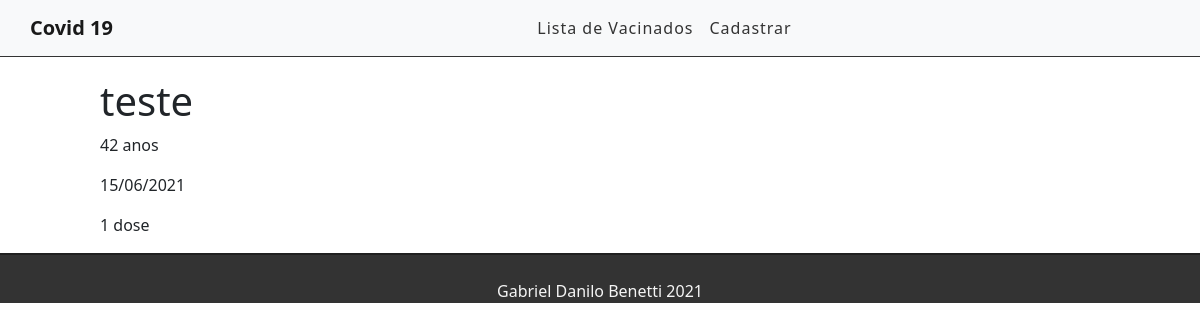
The page /cadastro/12 on the database its author committed.
### cadastro/models.py (models this page shows, shortened)
class Cadastro(models.Model):
    nome = models.CharField('Nome',max_length=255)
    idade = models.CharField('Idade', max_length=255)
    data = models.CharField('Data', max_length=255)
    numero_da_dose = models.CharField('Numero da Dose', max_length=255)
    created_at = models.DateTimeField(auto_now_add=True)
    updated_at = models.DateTimeField(auto_now=True)

### cadastro/views.py (the view)
# urls.py: path('cadastro/<int:id>', views.cadastroView, name="cadastro-view"),
def cadastroView(request, id):
    cadastro = get_object_or_404(Cadastro, pk=id)
    return render(request, 'cadastro/cadastro.html', {'cadastro' : cadastro})

### cadastro/templates/cadastro/cadastro.html (shortened to what this page needs)
{% extends 'base.html' %}
{% block content %}
<div class="offset-1 col-10 list-div">
    <h1>{{cadastro.nome}}</h1>
    <p>{{cadastro.idade}}</p>
    <p>{{cadastro.data}}</p>
    <p>{{cadastro.numero_da_dose}}</p>
</div>
{% endblock %}

### cadastro/static/css/style.css (style rules this page uses)
.list-div { padding: 0; }

### rows shown on the page
Cadastro: nome "teste", idade "42 anos", data "15/06/2021", numero_da_dose "1 dose"
